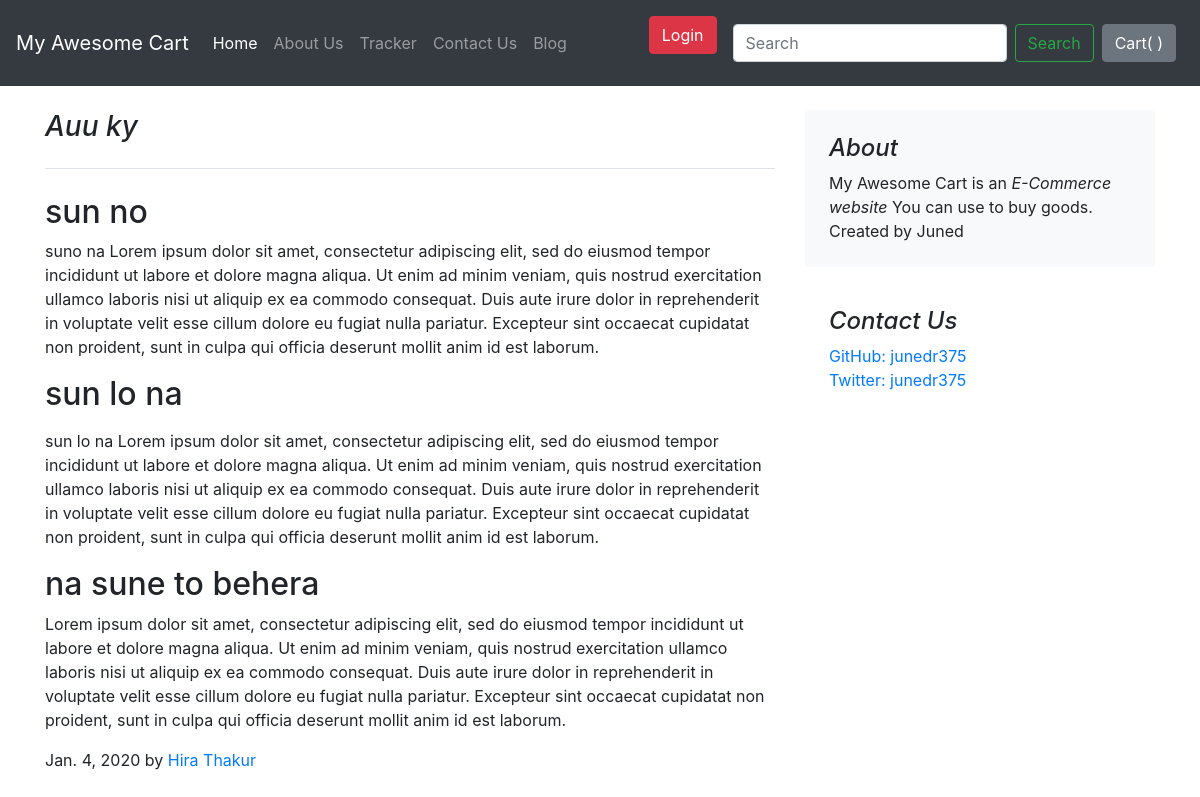
The app's page /blog/blogpost/3 with its own data.
### blog/models.py (models this page shows)
class Blogpost(models.Model):
    post_id = models.AutoField(primary_key=True)
    title = models.CharField(max_length=50)
    pub_name = models.CharField(max_length=50, default="")
    head0 = models.CharField(max_length=500, default="")
    chead0 = models.CharField(max_length=5000, default="")
    head1 = models.CharField(max_length=500, default="")
    chead1 = models.CharField(max_length=5000, default="")
    head2 = models.CharField(max_length=500, default="")
    chead2 = models.CharField(max_length=5000, default="")
    pub_date = models.DateField()
    thumbnail = models.ImageField(upload_to='shop/images', default="")
    def __str__(self):
        return self.title

### blog/views.py (the view)
# urls.py: path("blogpost/<int:id>",views.blogpost, name="blogPost"),
def	blogpost(request, id):
	post = Blogpost.objects.filter(post_id=id)[0]
	print(post)
	return render(request,'blog/blogpost.html',
		{'post':post})

### blog/templates/blog/blogpost.html (shortened to what this page needs)
{% extends 'blog/basic.html' %}
{% block body %}
<div class="container mt-4">
    <div class="row my-2">
        <div class="col-md-8 blog-main">
            <h3 class="pb-4 mb-4 font-italic border-bottom">
                {{post.title}}
            </h3>
            <div class="blog-post">
                <h2 class="blog-post-title">{{post.head0}}</h2>
                <p>{{post.chead0}}</p>
                <h2 class="blog-post-title">{{post.head1}}</h2>
                <p>{{post.chead1}}</p>
                <h2 class="blog-post-title">{{post.head2}}</h2>
                <p>{{post.chead2}}</p>
                <p class="blog-post-meta">{{post.pub_date}} by <a href="#">{{post.pub_name}}</a></p>
            </div>
        </div>
        <aside class="col-md-4 blog-sidebar">
            <div class="p-4 mb-3 bg-light rounded">
                <h4 class="font-italic">About</h4>
                <p class="mb-0">My Awesome Cart is an <em>E-Commerce website</em> You can use to buy goods. Created by Juned</p>
            </div>
            <div class="p-4">
                <h4 class="font-italic">Contact Us</h4>
                <ol class="list-unstyled">
                    <li><a href="#">GitHub: junedr375</a></li>
                    <li><a href="#">Twitter: junedr375</a></li>
                </ol>
            </div>
        </aside>
    </div>
</div>
{% endblock%}

### records on screen
Blogpost: title "Auu ky", head0 "sun no", chead0 "suno na Lorem ipsum dolor sit amet, consectetur adipiscing elit, sed do eiusmod tempor incididunt ut labore et dolore magna aliqua. Ut enim ad minim veniam, quis nostrud exercitation ullamco laboris nisi ut aliquip ex ea commodo consequat. Duis aute irure dolor in reprehenderit in voluptate velit esse cillum dolore eu fugiat nulla pariatur. Excepteur sint occaecat cupidatat non proident, sunt in culpa qui officia deserunt mollit anim id est laborum.", head1 "sun lo na", chead1 "sun lo na Lorem ipsum dolor sit amet, consectetur adipiscing elit, sed do eiusmod tempor incididunt ut labore et dolore magna aliqua. Ut enim ad minim veniam, quis nostrud exercitation ullamco laboris nisi ut aliquip ex ea commodo consequat. Duis aute irure dolor in reprehenderit in voluptate velit esse cillum dolore eu fugiat nulla pariatur. Excepteur sint occaecat cupidatat non proident, sunt in culpa qui officia deserunt mollit anim id est laborum.", head2 "na sune to behera", chead2 "Lorem ipsum dolor sit amet, consectetur adipiscing elit, sed do eiusmod tempor incididunt ut labore et dolore magna aliqua. Ut enim ad minim veniam, quis nostrud exercitation ullamco laboris nisi ut aliquip ex ea commodo consequat. Duis aute irure dolor in reprehenderit in voluptate velit esse cillum dolore eu fugiat nulla pariatur. Excepteur sint occaecat cupidatat non proident, sunt in culpa qui officia deserunt mollit anim id est laborum.", pub_date "Jan. 4, 2020", pub_name "Hira Thakur"
